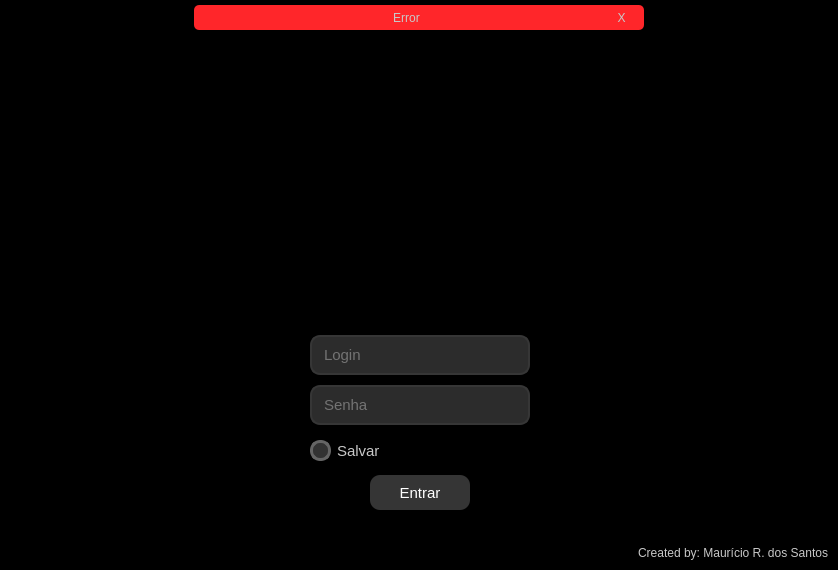
<?xml version="1.0" encoding="UTF-8"?>
<ui version="4.0">
 <class>MainWindow</class>
 <widget class="QMainWindow" name="MainWindow">
  <property name="geometry">
   <rect>
    <x>0</x>
    <y>0</y>
    <width>838</width>
    <height>570</height>
   </rect>
  </property>
  <property name="minimumSize">
   <size>
    <width>600</width>
    <height>500</height>
   </size>
  </property>
  <property name="windowTitle">
   <string>MainWindow</string>
  </property>
  <property name="styleSheet">
   <string notr="true">color: rgb(200, 200, 200);
background-color: black;</string>
  </property>
  <widget class="QWidget" name="centralwidget">
   <layout class="QVBoxLayout" name="verticalLayout">
    <property name="spacing">
     <number>0</number>
    </property>
    <property name="leftMargin">
     <number>0</number>
    </property>
    <property name="topMargin">
     <number>0</number>
    </property>
    <property name="rightMargin">
     <number>0</number>
    </property>
    <property name="bottomMargin">
     <number>0</number>
    </property>
    <item>
     <widget class="QFrame" name="header">
      <property name="maximumSize">
       <size>
        <width>16777215</width>
        <height>35</height>
       </size>
      </property>
      <property name="styleSheet">
       <string notr="true"/>
      </property>
      <property name="frameShape">
       <enum>QFrame::NoFrame</enum>
      </property>
      <property name="frameShadow">
       <enum>QFrame::Raised</enum>
      </property>
      <layout class="QHBoxLayout" name="horizontalLayout_2">
       <property name="spacing">
        <number>0</number>
       </property>
       <property name="leftMargin">
        <number>0</number>
       </property>
       <property name="topMargin">
        <number>0</number>
       </property>
       <property name="rightMargin">
        <number>0</number>
       </property>
       <property name="bottomMargin">
        <number>0</number>
       </property>
       <item>
        <widget class="QFrame" name="popup">
         <property name="maximumSize">
          <size>
           <width>450</width>
           <height>25</height>
          </size>
         </property>
         <property name="styleSheet">
          <string notr="true">background-color: rgb(255, 38, 42);
border-radius: 5px;</string>
         </property>
         <property name="frameShape">
          <enum>QFrame::NoFrame</enum>
         </property>
         <property name="frameShadow">
          <enum>QFrame::Raised</enum>
         </property>
         <layout class="QHBoxLayout" name="horizontalLayout_3">
          <property name="spacing">
           <number>0</number>
          </property>
          <property name="leftMargin">
           <number>10</number>
          </property>
          <property name="topMargin">
           <number>3</number>
          </property>
          <property name="rightMargin">
           <number>10</number>
          </property>
          <property name="bottomMargin">
           <number>3</number>
          </property>
          <item>
           <widget class="QLabel" name="label_error">
            <property name="text">
             <string>Error</string>
            </property>
            <property name="alignment">
             <set>Qt::AlignCenter</set>
            </property>
           </widget>
          </item>
          <item>
           <widget class="QPushButton" name="X">
            <property name="maximumSize">
             <size>
              <width>25</width>
              <height>25</height>
             </size>
            </property>
            <property name="styleSheet">
             <string notr="true">QPushButton{
	border-radius: 5px;
}
QPushButton:hover{
	background-color: black;
	color: white;
}
QPushButton:pressed{
	background-color: white;
	color: black;
}</string>
            </property>
            <property name="text">
             <string>X</string>
            </property>
           </widget>
          </item>
         </layout>
        </widget>
       </item>
      </layout>
     </widget>
    </item>
    <item>
     <widget class="QFrame" name="frame_3">
      <property name="styleSheet">
       <string notr="true"/>
      </property>
      <property name="frameShape">
       <enum>QFrame::NoFrame</enum>
      </property>
      <property name="frameShadow">
       <enum>QFrame::Raised</enum>
      </property>
      <layout class="QHBoxLayout" name="horizontalLayout">
       <property name="spacing">
        <number>0</number>
       </property>
       <property name="leftMargin">
        <number>0</number>
       </property>
       <property name="topMargin">
        <number>0</number>
       </property>
       <property name="rightMargin">
        <number>0</number>
       </property>
       <property name="bottomMargin">
        <number>0</number>
       </property>
       <item>
        <widget class="QFrame" name="login">
         <property name="maximumSize">
          <size>
           <width>458</width>
           <height>550</height>
          </size>
         </property>
         <property name="styleSheet">
          <string notr="true">background-color: rgb(0, 0, 0);</string>
         </property>
         <property name="frameShape">
          <enum>QFrame::NoFrame</enum>
         </property>
         <property name="frameShadow">
          <enum>QFrame::Plain</enum>
         </property>
         <widget class="QLineEdit" name="lineEdit_login">
          <property name="geometry">
           <rect>
            <x>120</x>
            <y>300</y>
            <width>220</width>
            <height>40</height>
           </rect>
          </property>
          <property name="maximumSize">
           <size>
            <width>220</width>
            <height>40</height>
           </size>
          </property>
          <property name="font">
           <font>
            <pointsize>11</pointsize>
           </font>
          </property>
          <property name="styleSheet">
           <string notr="true">QLineEdit{
	border-radius: 10px;
	border: 2px solid #363636;
	background-color: rgb(44, 44, 44);
	padding-left: 10px;
	color: rgb(185, 185, 185);
}
QLineEdit:hover{
	border: 2px solid #c7c7c7;
}
QLineEdit:focus{
	border: 2px solid #c7c7c7;
}


</string>
          </property>
          <property name="inputMask">
           <string notr="true"/>
          </property>
          <property name="text">
           <string/>
          </property>
          <property name="frame">
           <bool>true</bool>
          </property>
          <property name="dragEnabled">
           <bool>false</bool>
          </property>
          <property name="readOnly">
           <bool>false</bool>
          </property>
          <property name="placeholderText">
           <string>Login</string>
          </property>
          <property name="cursorMoveStyle">
           <enum>Qt::LogicalMoveStyle</enum>
          </property>
          <property name="clearButtonEnabled">
           <bool>false</bool>
          </property>
         </widget>
         <widget class="QLineEdit" name="lineEdit_senha">
          <property name="geometry">
           <rect>
            <x>120</x>
            <y>350</y>
            <width>220</width>
            <height>40</height>
           </rect>
          </property>
          <property name="maximumSize">
           <size>
            <width>220</width>
            <height>40</height>
           </size>
          </property>
          <property name="font">
           <font>
            <pointsize>11</pointsize>
           </font>
          </property>
          <property name="styleSheet">
           <string notr="true">QLineEdit{
	border-radius: 10px;
	border: 2px solid #363636;
	background-color: rgb(44, 44, 44);
	padding-left: 10px;
	color: rgb(185, 185, 185);
}
QLineEdit:hover{
	border: 2px solid #c7c7c7;
}
QLineEdit:focus{
	border: 2px solid #c7c7c7;
}</string>
          </property>
          <property name="inputMask">
           <string/>
          </property>
          <property name="text">
           <string/>
          </property>
          <property name="echoMode">
           <enum>QLineEdit::Password</enum>
          </property>
          <property name="placeholderText">
           <string>Senha</string>
          </property>
         </widget>
         <widget class="QCheckBox" name="checkBox">
          <property name="geometry">
           <rect>
            <x>120</x>
            <y>400</y>
            <width>201</width>
            <height>31</height>
           </rect>
          </property>
          <property name="font">
           <font>
            <pointsize>11</pointsize>
            <bold>false</bold>
            <underline>false</underline>
            <strikeout>false</strikeout>
            <kerning>true</kerning>
           </font>
          </property>
          <property name="cursor">
           <cursorShape>PointingHandCursor</cursorShape>
          </property>
          <property name="autoFillBackground">
           <bool>false</bool>
          </property>
          <property name="styleSheet">
           <string notr="true">QCheckBox::indicator{
	border: 3px solid rgb(100, 100, 100);
	width: 15px;
	height: 15px;
	border-radius: 10px;
	background-color: rgb(50, 50, 50);
}
QCheckBox::indicator:hover{
	background-color: rgb(200, 200, 200);
}
QCheckBox::indicator:checked{
	background-color: rgb(200, 200, 200);
}</string>
          </property>
          <property name="text">
           <string>Salvar</string>
          </property>
          <property name="checked">
           <bool>false</bool>
          </property>
          <property name="autoRepeat">
           <bool>true</bool>
          </property>
          <property name="tristate">
           <bool>false</bool>
          </property>
         </widget>
         <widget class="QPushButton" name="pushButton_entrar">
          <property name="enabled">
           <bool>true</bool>
          </property>
          <property name="geometry">
           <rect>
            <x>180</x>
            <y>440</y>
            <width>100</width>
            <height>35</height>
           </rect>
          </property>
          <property name="maximumSize">
           <size>
            <width>100</width>
            <height>35</height>
           </size>
          </property>
          <property name="font">
           <font>
            <family>Segoe UI</family>
            <pointsize>11</pointsize>
           </font>
          </property>
          <property name="cursor">
           <cursorShape>PointingHandCursor</cursorShape>
          </property>
          <property name="focusPolicy">
           <enum>Qt::StrongFocus</enum>
          </property>
          <property name="styleSheet">
           <string notr="true">QPushButton{
	background-color: rgb(53, 53, 53);
	color: white;
	border-radius: 10px;
}
QPushButton:hover{
	background-color: rgb(117, 117, 117);
}
QPushButton:pressed {
	background-color: rgb(40, 40, 40);
}</string>
          </property>
          <property name="text">
           <string>Entrar</string>
          </property>
         </widget>
         <widget class="QFrame" name="imagem">
          <property name="geometry">
           <rect>
            <x>20</x>
            <y>50</y>
            <width>421</width>
            <height>221</height>
           </rect>
          </property>
          <property name="maximumSize">
           <size>
            <width>450</width>
            <height>300</height>
           </size>
          </property>
          <property name="styleSheet">
           <string notr="true">QFrame {
	background-image: url(:/imagem_logo/Logo_Grand_Chase_Chaos.png);
	background-position: center;
	background-repeat: no-repeat;
}</string>
          </property>
          <property name="frameShape">
           <enum>QFrame::NoFrame</enum>
          </property>
          <property name="frameShadow">
           <enum>QFrame::Raised</enum>
          </property>
         </widget>
        </widget>
       </item>
      </layout>
     </widget>
    </item>
    <item>
     <widget class="QFrame" name="footer">
      <property name="maximumSize">
       <size>
        <width>16777215</width>
        <height>35</height>
       </size>
      </property>
      <property name="styleSheet">
       <string notr="true"/>
      </property>
      <property name="frameShape">
       <enum>QFrame::NoFrame</enum>
      </property>
      <property name="frameShadow">
       <enum>QFrame::Raised</enum>
      </property>
      <layout class="QVBoxLayout" name="verticalLayout_2">
       <property name="spacing">
        <number>0</number>
       </property>
       <property name="leftMargin">
        <number>0</number>
       </property>
       <property name="topMargin">
        <number>0</number>
       </property>
       <property name="rightMargin">
        <number>10</number>
       </property>
       <property name="bottomMargin">
        <number>0</number>
       </property>
       <item>
        <widget class="QLabel" name="label">
         <property name="font">
          <font>
           <pointsize>9</pointsize>
          </font>
         </property>
         <property name="text">
          <string>Created by: Maurício R. dos Santos</string>
         </property>
         <property name="alignment">
          <set>Qt::AlignRight|Qt::AlignTrailing|Qt::AlignVCenter</set>
         </property>
        </widget>
       </item>
      </layout>
     </widget>
    </item>
   </layout>
  </widget>
 </widget>
 <resources>
  <include location="imagem.qrc"/>
 </resources>
 <connections/>
</ui>
